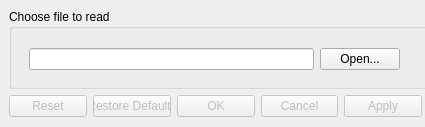
<?xml version="1.0" encoding="UTF-8"?>
<ui version="4.0">
 <class>ReadMesh</class>
 <widget class="QDialog" name="ReadMesh">
  <property name="geometry">
   <rect>
    <x>0</x>
    <y>0</y>
    <width>425</width>
    <height>127</height>
   </rect>
  </property>
  <property name="sizePolicy">
   <sizepolicy hsizetype="Fixed" vsizetype="Fixed">
    <horstretch>0</horstretch>
    <verstretch>0</verstretch>
   </sizepolicy>
  </property>
  <property name="minimumSize">
   <size>
    <width>425</width>
    <height>127</height>
   </size>
  </property>
  <property name="windowTitle">
   <string>Dialog</string>
  </property>
  <widget class="QDialogButtonBox" name="buttonBox">
   <property name="enabled">
    <bool>false</bool>
   </property>
   <property name="geometry">
    <rect>
     <x>9</x>
     <y>95</y>
     <width>413</width>
     <height>23</height>
    </rect>
   </property>
   <property name="orientation">
    <enum>Qt::Horizontal</enum>
   </property>
   <property name="standardButtons">
    <set>QDialogButtonBox::Apply|QDialogButtonBox::Cancel|QDialogButtonBox::Ok|QDialogButtonBox::Reset|QDialogButtonBox::RestoreDefaults</set>
   </property>
   <property name="centerButtons">
    <bool>false</bool>
   </property>
  </widget>
  <widget class="QGroupBox" name="groupBox">
   <property name="geometry">
    <rect>
     <x>9</x>
     <y>9</y>
     <width>507</width>
     <height>80</height>
    </rect>
   </property>
   <property name="title">
    <string>Choose file to read</string>
   </property>
   <widget class="QWidget" name="layoutWidget">
    <property name="geometry">
     <rect>
      <x>20</x>
      <y>30</y>
      <width>371</width>
      <height>41</height>
     </rect>
    </property>
    <layout class="QHBoxLayout" name="horizontalLayout">
     <item>
      <widget class="QLineEdit" name="fileNameLineEdit_">
       <property name="minimumSize">
        <size>
         <width>0</width>
         <height>22</height>
        </size>
       </property>
       <property name="dragEnabled">
        <bool>false</bool>
       </property>
       <property name="readOnly">
        <bool>false</bool>
       </property>
      </widget>
     </item>
     <item>
      <widget class="QPushButton" name="openFileButton_">
       <property name="text">
        <string>Open...</string>
       </property>
       <property name="checkable">
        <bool>false</bool>
       </property>
      </widget>
     </item>
    </layout>
   </widget>
  </widget>
 </widget>
 <resources/>
 <connections>
  <connection>
   <sender>buttonBox</sender>
   <signal>accepted()</signal>
   <receiver>ReadMesh</receiver>
   <slot>accept()</slot>
   <hints>
    <hint type="sourcelabel">
     <x>248</x>
     <y>254</y>
    </hint>
    <hint type="destinationlabel">
     <x>157</x>
     <y>274</y>
    </hint>
   </hints>
  </connection>
  <connection>
   <sender>buttonBox</sender>
   <signal>rejected()</signal>
   <receiver>ReadMesh</receiver>
   <slot>reject()</slot>
   <hints>
    <hint type="sourcelabel">
     <x>316</x>
     <y>260</y>
    </hint>
    <hint type="destinationlabel">
     <x>286</x>
     <y>274</y>
    </hint>
   </hints>
  </connection>
 </connections>
</ui>
